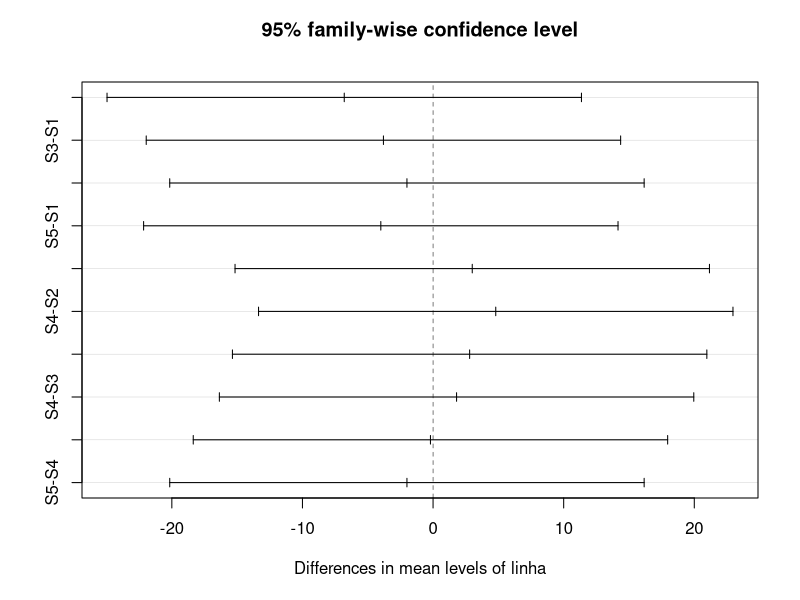
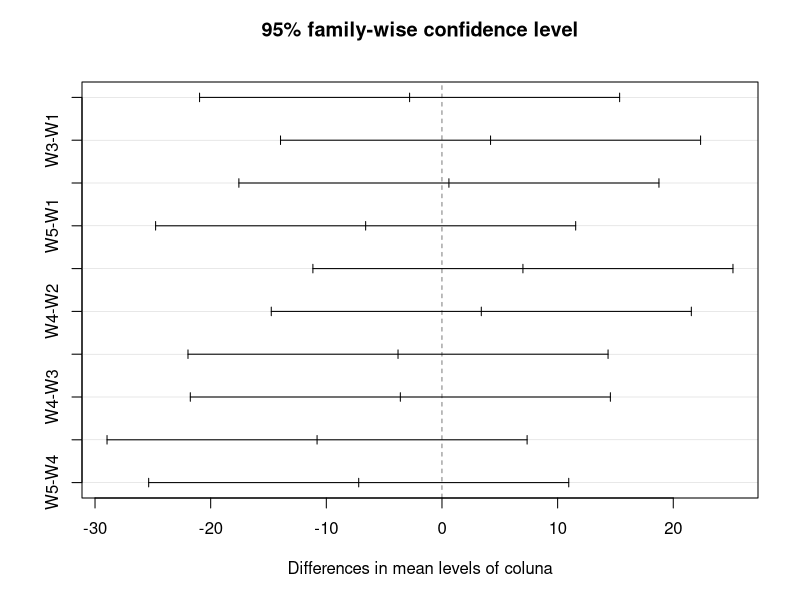
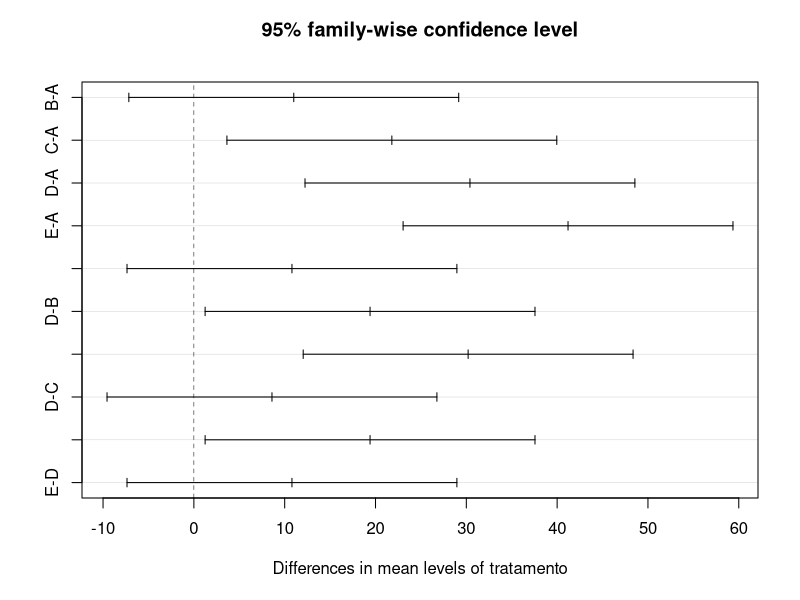

These figures' R source, in order:
# Primeiro Passo: Criação da base de dados
x<-data.frame("linha"=c("S1","S1","S1","S1","S1",
                        "S2","S2","S2","S2","S2",
                        "S3", "S3", "S3", "S3","S3",
                        "S4","S4","S4","S4", "S4",
                        "S5","S5","S5","S5", "S5"),
              "coluna"=c("W1", "W2", "W3", "W4","W5",
                         "W1", "W2", "W3", "W4","W5",
                         "W1", "W2", "W3", "W4","W5",
                         "W1", "W2", "W3", "W4","W5",
                         "W1", "W2", "W3", "W4","W5"),
              "tratamento"=c("A", "E", "D", "C", "B",
                             "B", "A", "E", "D", "C",
                             "C", "B", "A", "E", "D",
                             "D", "C", "B", "A", "E",
                             "E", "D", "C", "B", "A"),
              "residuos"=c(19,54,66,42,29,
                           21,18,68,41,28,
                           53,22,23,58,35,
                           51,42,29,17,61,
                         54,48,33,43,12))


# Segundo Passo: Organização dos dados
x$linha <- as.factor(x$linha) 
x$coluna <- as.factor(x$coluna) 
x$tratamento <- as.factor(x$tratamento)

# Terceiro Passo: análise de variância
analise <-lm(residuos ~ linha+coluna+tratamento, x)
anova(analise)

# Quarto Passo: Teste de Tukey
TukeyHSD(aov(analise))
plot(TukeyHSD(aov(analise)))
